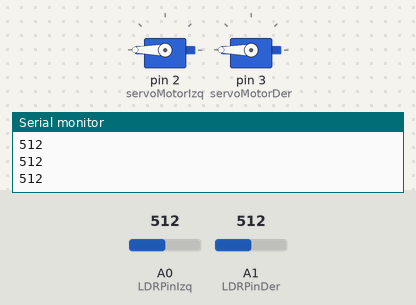
The sketch below on a simulated Arduino Uno, built with avr-gcc and run on an emulated ATmega328P. On the bench: 2 × servo, the last lines printed to the serial monitor. The inputs (shaded band) are chosen by the test bench; at power-on: A0 (LDRPinIzq) = 512, A1 (LDRPinDer) = 512.

Above: at 1.2 s.
1.3 s: A0 (LDRPinIzq) set to 306
At 2.4 s:
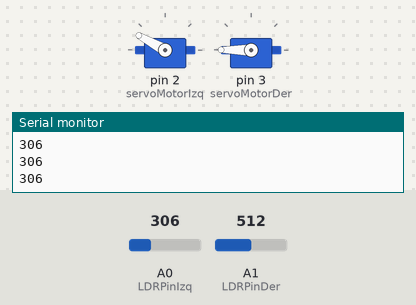
2.9 s: A1 (LDRPinDer) set to 306
At 4.0 s:
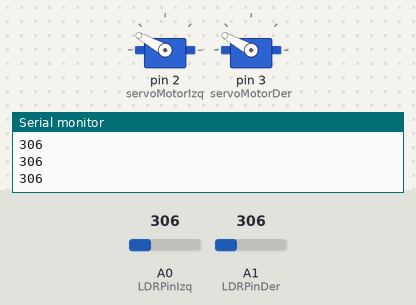
4.5 s: A0 (LDRPinIzq) set to 122
At 5.6 s:
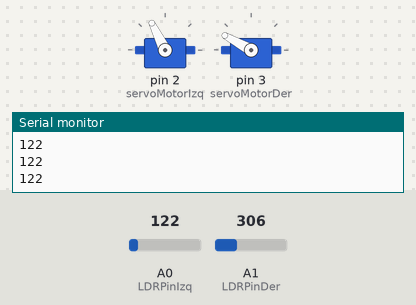
6.1 s: A1 (LDRPinDer) set to 122
At 7.2 s:
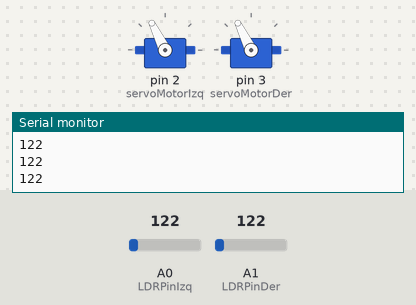
7.7 s: A0 (LDRPinIzq) set to 0
At 8.8 s:
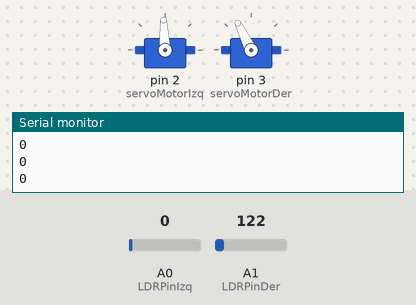
9.3 s: A1 (LDRPinDer) set to 0
At 10.4 s:
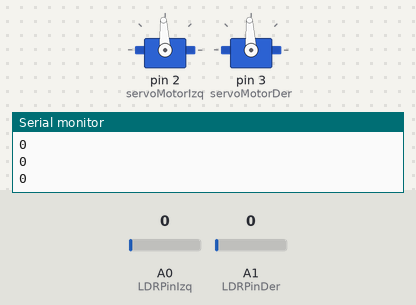
Timing chart, 0 to 11.9 s (numbered marks = the images above; inputs shaded):
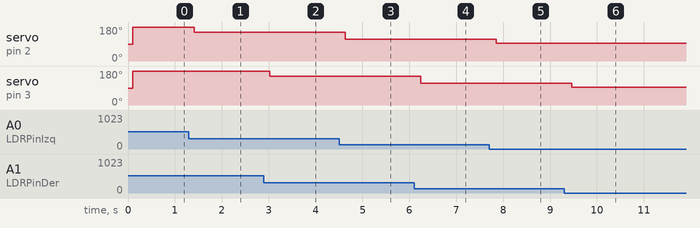

Measured:
- after the input at 1.3 s, servo on pin 2 (servoMotorIzq): 180° → 151° after 0.11 s
- after the input at 2.9 s, servo on pin 3 (servoMotorDer): 180° → 151° after 0.12 s
- after the input at 4.5 s, servo on pin 2 (servoMotorIzq): 151° → 116° after 0.13 s
- after the input at 6.1 s, servo on pin 3 (servoMotorDer): 151° → 116° after 0.14 s
- after the input at 7.7 s, servo on pin 2 (servoMotorIzq): 116° → 93° after 0.15 s
- after the input at 9.3 s, servo on pin 3 (servoMotorDer): 116° → 93° after 0.16 s

The sketch:

2ldr_+_2servos.ino
```cpp
# include <Servo.h>
Servo servoMotorIzq;
Servo servoMotorDer;
int LDRPinIzq = 0;
int LDRValor = 0;
int LDRPinDer = 1;
int LDRValor2 = 1;
int Amongus;
int Amongus2;

void setup()
{
  pinMode(LDRPinIzq,INPUT);
  pinMode(LDRPinDer, INPUT);
  servoMotorIzq.attach(2);
  servoMotorDer.attach(3);
  Serial.begin(9600);
}

void loop()
{
  LDRValor = analogRead(LDRPinIzq);
  LDRValor2 = analogRead(LDRPinDer);
  Amongus = map(LDRValor, 3, 450, 93, 180);
  Amongus2 = map(LDRValor2, 3, 450, 93, 180);
  Serial.println(LDRValor);
  delay(100);
  servoMotorIzq.write(Amongus);
  servoMotorDer.write(Amongus2);
}
```
